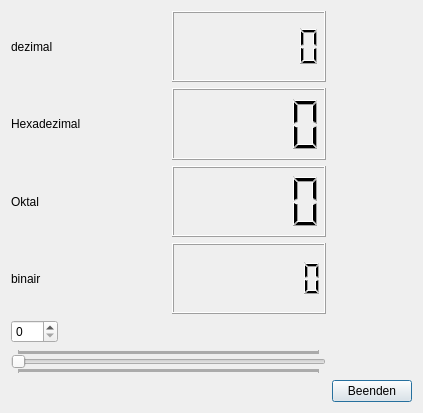
<?xml version="1.0" encoding="UTF-8"?>
<ui version="4.0">
 <class>MainWindow</class>
 <widget class="QMainWindow" name="MainWindow">
  <property name="geometry">
   <rect>
    <x>0</x>
    <y>0</y>
    <width>423</width>
    <height>413</height>
   </rect>
  </property>
  <property name="windowTitle">
   <string>MainWindow</string>
  </property>
  <widget class="QWidget" name="centralWidget">
   <layout class="QGridLayout" name="gridLayout">
    <item row="0" column="0" colspan="2">
     <layout class="QVBoxLayout" name="verticalLayout">
      <item>
       <layout class="QHBoxLayout" name="horizontalLayout">
        <item>
         <widget class="QLabel" name="label">
          <property name="text">
           <string>dezimal</string>
          </property>
         </widget>
        </item>
        <item>
         <widget class="QLCDNumber" name="lcdNumber">
          <property name="digitCount">
           <number>7</number>
          </property>
         </widget>
        </item>
       </layout>
      </item>
      <item>
       <layout class="QHBoxLayout" name="horizontalLayout_2">
        <item>
         <widget class="QLabel" name="label_2">
          <property name="text">
           <string>Hexadezimal</string>
          </property>
         </widget>
        </item>
        <item>
         <widget class="QLCDNumber" name="lcdNumber_2">
          <property name="mode">
           <enum>QLCDNumber::Hex</enum>
          </property>
         </widget>
        </item>
       </layout>
      </item>
      <item>
       <layout class="QHBoxLayout" name="horizontalLayout_3">
        <item>
         <widget class="QLabel" name="label_3">
          <property name="text">
           <string>Oktal</string>
          </property>
         </widget>
        </item>
        <item>
         <widget class="QLCDNumber" name="lcdNumber_3">
          <property name="mode">
           <enum>QLCDNumber::Oct</enum>
          </property>
         </widget>
        </item>
       </layout>
      </item>
      <item>
       <layout class="QHBoxLayout" name="horizontalLayout_4">
        <item>
         <widget class="QLabel" name="label_4">
          <property name="text">
           <string>binair</string>
          </property>
         </widget>
        </item>
        <item>
         <widget class="QLCDNumber" name="lcdNumber_4">
          <property name="digitCount">
           <number>8</number>
          </property>
          <property name="mode">
           <enum>QLCDNumber::Bin</enum>
          </property>
         </widget>
        </item>
       </layout>
      </item>
     </layout>
    </item>
    <item row="1" column="0">
     <widget class="QSpinBox" name="spinBox">
      <property name="maximum">
       <number>500</number>
      </property>
     </widget>
    </item>
    <item row="3" column="2">
     <widget class="QPushButton" name="pushButton">
      <property name="text">
       <string>Beenden</string>
      </property>
      <property name="default">
       <bool>true</bool>
      </property>
      <property name="flat">
       <bool>false</bool>
      </property>
     </widget>
    </item>
    <item row="2" column="0" colspan="2">
     <widget class="QSlider" name="horizontalSlider">
      <property name="maximum">
       <number>500</number>
      </property>
      <property name="orientation">
       <enum>Qt::Horizontal</enum>
      </property>
      <property name="tickPosition">
       <enum>QSlider::TicksBothSides</enum>
      </property>
      <property name="tickInterval">
       <number>1</number>
      </property>
     </widget>
    </item>
    <item row="1" column="1">
     <spacer name="horizontalSpacer">
      <property name="orientation">
       <enum>Qt::Horizontal</enum>
      </property>
      <property name="sizeHint" stdset="0">
       <size>
        <width>261</width>
        <height>20</height>
       </size>
      </property>
     </spacer>
    </item>
   </layout>
  </widget>
 </widget>
 <layoutdefault spacing="6" margin="11"/>
 <tabstops>
  <tabstop>spinBox</tabstop>
  <tabstop>horizontalSlider</tabstop>
  <tabstop>pushButton</tabstop>
 </tabstops>
 <resources/>
 <connections>
  <connection>
   <sender>pushButton</sender>
   <signal>pressed()</signal>
   <receiver>MainWindow</receiver>
   <slot>close()</slot>
   <hints>
    <hint type="sourcelabel">
     <x>413</x>
     <y>403</y>
    </hint>
    <hint type="destinationlabel">
     <x>120</x>
     <y>167</y>
    </hint>
   </hints>
  </connection>
  <connection>
   <sender>spinBox</sender>
   <signal>valueChanged(int)</signal>
   <receiver>lcdNumber_4</receiver>
   <slot>display(int)</slot>
   <hints>
    <hint type="sourcelabel">
     <x>30</x>
     <y>331</y>
    </hint>
    <hint type="destinationlabel">
     <x>217</x>
     <y>258</y>
    </hint>
   </hints>
  </connection>
  <connection>
   <sender>spinBox</sender>
   <signal>valueChanged(int)</signal>
   <receiver>lcdNumber_3</receiver>
   <slot>display(int)</slot>
   <hints>
    <hint type="sourcelabel">
     <x>18</x>
     <y>331</y>
    </hint>
    <hint type="destinationlabel">
     <x>197</x>
     <y>198</y>
    </hint>
   </hints>
  </connection>
  <connection>
   <sender>spinBox</sender>
   <signal>valueChanged(int)</signal>
   <receiver>lcdNumber_2</receiver>
   <slot>display(int)</slot>
   <hints>
    <hint type="sourcelabel">
     <x>42</x>
     <y>329</y>
    </hint>
    <hint type="destinationlabel">
     <x>239</x>
     <y>122</y>
    </hint>
   </hints>
  </connection>
  <connection>
   <sender>spinBox</sender>
   <signal>valueChanged(int)</signal>
   <receiver>lcdNumber</receiver>
   <slot>display(int)</slot>
   <hints>
    <hint type="sourcelabel">
     <x>54</x>
     <y>340</y>
    </hint>
    <hint type="destinationlabel">
     <x>233</x>
     <y>37</y>
    </hint>
   </hints>
  </connection>
  <connection>
   <sender>horizontalSlider</sender>
   <signal>valueChanged(int)</signal>
   <receiver>spinBox</receiver>
   <slot>setValue(int)</slot>
   <hints>
    <hint type="sourcelabel">
     <x>99</x>
     <y>364</y>
    </hint>
    <hint type="destinationlabel">
     <x>21</x>
     <y>339</y>
    </hint>
   </hints>
  </connection>
  <connection>
   <sender>spinBox</sender>
   <signal>valueChanged(int)</signal>
   <receiver>horizontalSlider</receiver>
   <slot>setValue(int)</slot>
   <hints>
    <hint type="sourcelabel">
     <x>21</x>
     <y>327</y>
    </hint>
    <hint type="destinationlabel">
     <x>196</x>
     <y>357</y>
    </hint>
   </hints>
  </connection>
 </connections>
</ui>
